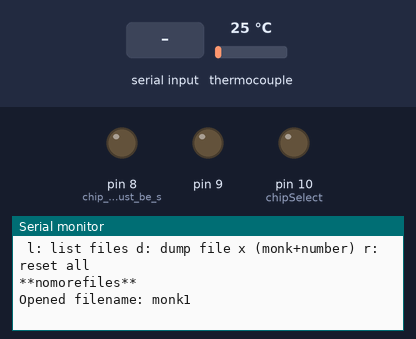
Bench run of a sketch on a simulated Arduino Uno, built with avr-gcc and run on an emulated ATmega328P. Parts: output pins drawn as LEDs (lit = HIGH), the last lines printed to the serial monitor. The inputs (shaded band) are chosen by the test bench; at power-on: thermocouple 25 °C. Storage starts empty; pins used as bus, display or sensor lines are not drawn.

Above: at 3.9 s.
4.0 s: "d\n" received over Serial
At 7.9 s:
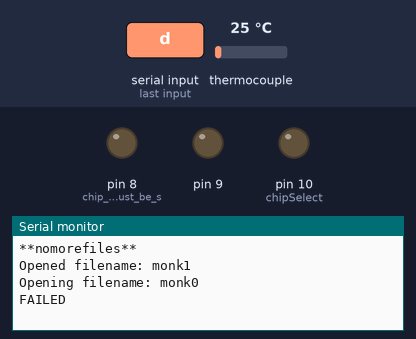
8.0 s: "l\n" received over Serial
At 10.7 s:
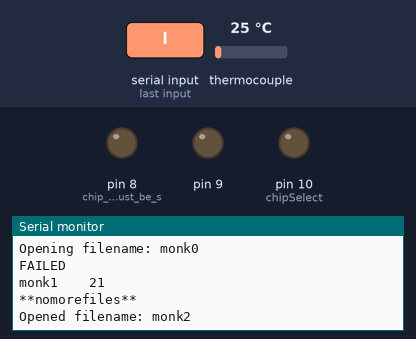

The sketch:

test_max31865.ino
```cpp
#include <Adafruit_MAX31865.h>
#include <SD.h>
#include <SPI.h>

// l-list files
// d dump file x (monk+number)
// r reset and try open from scratch all

// plot with gnuplot: find more software for png etc. just to test
// plot "/root/test2" with lines

// CLK=13, DO-MISO=12, DI=MOSI=11, CS=10

//Adafruit_MAX31865 max = Adafruit_MAX31865(8); // CS for maxim is on pin 3
// Use software SPI: CS, DI, DO, CLK
// Adafruit_MAX31865::Adafruit_MAX31865(int8_t spi_cs, int8_t spi_mosi, int8_t spi_miso, int8_t spi_clk) {
Adafruit_MAX31865 max = Adafruit_MAX31865(3, 4, 5, 6);

void(* resetFunc) (void) = 0;

// use hardware SPI, just pass in the CS pin
//Adafruit_MAX31865 max = Adafruit_MAX31865(10);

// The value of the Rref resistor. Use 430.0 for PT100 and 4300.0 for PT1000
#define RREF      430.0
// The 'nominal' 0-degrees-C resistance of the sensor
// 100.0 for PT100, 1000.0 for PT1000
#define RNOMINAL  100.0

// for SD card:

int chipSelect = 10; // CS=chip select pin for the MicroSD Card Adapter
File file; // file object that is used to read and write data
//char filename[7]="monk00";
int nott=0;

char line[10];
char buf[80];
char filename[12]="monk";
char filenamen[12]="";

int printDirectory(File dir, int numTabs) {
  int numfiles=0;
  dir.seek(0); /////// Add seek ///////////////////
  while(true) {
          File entry =  dir.openNextFile();
     if (! entry) {
       // no more files
       Serial.println("**nomorefiles**");
       break;
     }
     for (uint8_t i=0; i<numTabs; i++) {
       Serial.print('\t');
     }
     Serial.print(entry.name());
     numfiles++;
     if (entry.isDirectory()) {
       Serial.println("/");
       printDirectory(entry, numTabs+1);
     } else {
       // files have sizes, directories do not
       Serial.print("\t\t");
       Serial.println(entry.size(), DEC);
     }
     entry.close();
   }
  return numfiles;
}

int readline(int readch, char *buffer, int len) {
    static int pos = 0;
    int rpos;

    if (readch > 0) {
        switch (readch) {
            case '\r': // Ignore CR
                rpos = pos;
                pos = 0;  // Reset position index ready for next time
                return rpos;
		//                break;
            case '\n': // Return on new-line
	      //Serial.print(readch);
                rpos = pos;
                pos = 0;  // Reset position index ready for next time
                return rpos;
            default:
                if (pos < len-1) {
		  //  Serial.print(readch);
                    buffer[pos++] = readch;
                    buffer[pos] = 0;
                }
        }
    }
    return 0;
}

unsigned char charrr[8];
File root;


void setup() {
  Serial.begin(115200);
  pinMode(8, OUTPUT); // chip select pin must be set to OUTPUT mode
  pinMode(9, OUTPUT);
  pinMode(10, OUTPUT);     // change this to 53 on a mega

  pinMode(13, OUTPUT); // led on pin 13

  SPI.begin();
  SPI.setDataMode(SPI_MODE1);

  Serial.println(" l: list files d: dump file x (monk+number) r: reset all");

  max.begin(MAX31865_2WIRE);  // set to 2WIRE or 4WIRE as necessary
  delay(500);

    pinMode(chipSelect, OUTPUT); // chip select pin must be set to OUTPUT mode
  //  SPI.begin();
    SPI.setDataMode(SPI_MODE0);
    if (!SD.begin()) { // Initialize SD card
    Serial.println("Could not initialize SD card."); // if return value is false, something went wrong.
  }
    else {// flash twice on success)
	  digitalWrite(13, HIGH);
	  delay(300);
	  digitalWrite(7, LOW);
	  delay(600);
	  digitalWrite(7, HIGH);
	  delay(300);
	  digitalWrite(7, LOW);
	  }

  // xx
    root = SD.open("/");
    int numfiles=printDirectory(root, 0);
    numfiles++;
    itoa(numfiles,charrr,10);
    strcpy(filenamen,filename);
    strcat(filenamen, charrr);
    if(!SD.exists(filenamen)){
      file = SD.open(filenamen, FILE_WRITE); // open "file.txt" to write data
    }
    Serial.print("Opened filename: ");
    Serial.println(filenamen);
    delay(1000);
}

void loop() {
  static int reading=0;
  //  if (file) {
  //       uint16_t rtd = max.readRTD();
    //  uint16_t lighter;

  //  Serial.print("RTD value: "); Serial.println(rtd);
  //      float ratio = rtd;
  //      ratio /= 32768;
  //    Serial.print("Ratio = "); Serial.println(ratio,8);
  //    Serial.print("Resistance = "); Serial.println(RREF*ratio,8);
  //    Serial.print("Temperature = "); Serial.println(max.temperature(RNOMINAL, RREF));
    //  lighter=analogRead(0);
  //  Serial.print(lighter);
  //  Serial.print(", ");
  //  SPI.setDataMode(SPI_MODE1);
  //  Serial.println(max.temperature(RNOMINAL, RREF));

  // concat lighter and temperature
  //  file.print(lighter);
  //    file.print(",");
  SPI.setDataMode(SPI_MODE0);
  file.println(max.temperature(RNOMINAL, RREF)); // write number to file
  file.flush();

  delay(1000); // or we save power here but then need to close sd and re-open...
  // TODO: read serial for 2 commands: l-list files
  // d dump file x (monk+number)
  /// rest is just handlings

 if (readline(Serial.read(), buf, 80) > 0) {

      if (!strcmp(buf, "r")) { // reset all
     resetFunc();
     }

   if (!strcmp(buf, "d")) { // dump file
     //     reading=1;
     //   if (reading==1) {
     // close last file
     file.close();
     // get integer and dump that file monkxx
     // buf is with number
     // make new filenamen with number
     int num=Serial.parseInt();
     itoa(num,charrr,10);
     strcpy(filenamen,filename);
     strcat(filenamen, charrr);
     Serial.print("Opening filename: ");
     Serial.println(filenamen);

     file = SD.open(filenamen, FILE_READ);
     delay(1000);
     if (file){
       Serial.print("Opened filename: ");
       Serial.println(filenamen);
     }
     else
       {
       Serial.println("FAILED");
       }

  if (file) {
    while (file.available()) {
      Serial.write(file.read());
    }
    //  }

     file.close();
     delay(500);
     // open new file to write data to
    root = SD.open("/");
    int numfiles=printDirectory(root, 0);
    numfiles++;
    itoa(numfiles,charrr,10);
    strcpy(filenamen,filename);
    strcat(filenamen, charrr);
    if(!SD.exists(filenamen)){
      file = SD.open(filenamen, FILE_WRITE); // open "file.txt" to write data
    }
    Serial.print("Opened filename: ");
    Serial.println(filenamen);
    delay(1000);
      reading=0;
   }


   }

   if (!strcmp(buf, "l")) {
     //      Serial.println("l");
     file.close();
     delay(500);
     // print the list the files
     root = SD.open("/");
    int numfiles=printDirectory(root, 0);
    numfiles++;
    itoa(numfiles,charrr,10);
    strcpy(filenamen,filename);
    strcat(filenamen, charrr);
    if(!SD.exists(filenamen)){
      file = SD.open(filenamen, FILE_WRITE); // open "file.txt" to write data
    }
    Serial.print("Opened filename: ");
    Serial.println(filenamen);
    delay(1000);
   }
 }
}
```

Measured:
- after the input at 4.0 s, the serial monitor: prints a new line after 2.7 s (image 1)
- after the input at 8.0 s, the serial monitor: prints a new line after 2.3 s (image 2)
